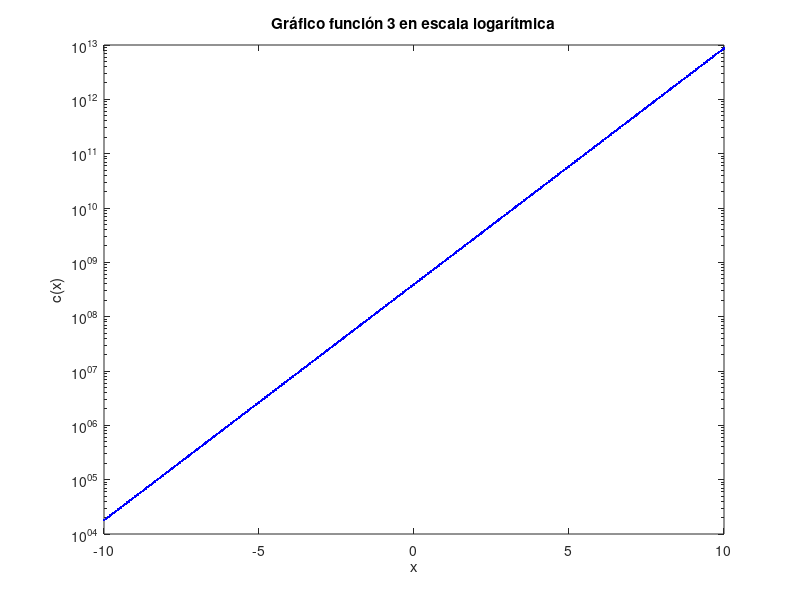

The MATLAB source for this figure:
%Rango de valores
x = 0:0.01:15*pi;

%Función 1

f1 = 8*(log(4*x + 12)/log(5));

%Función 2

f2 = sin((6)*((log(x+9)/log(2)))) + cos(7*(log(4*x+32)/log(6)));


%Gráfico función 1
plot(x,f1, 'r *')
title('Gráfico función 1')
xlabel('x')
ylabel('a(x)')

%Gráfico función 2
plot(x,f2, 'g +')
title('Gráfico función 2')
xlabel('x')
ylabel('b(x)')


%Gráfico en conjunto

hold on 

plot(x,f1, 'r *')
plot(x,f2, 'g +')
title('Gráfico 1 y 2')
xlabel('x')
ylabel('y(x)')
legend('a(x)','b(x)')

hold off

%Función 3

x2 = -10:0.05:10;
f3 = 6*exp(x2+18);

%Gráfico normal f3 
plot(x2,f3, 'b .')
title('Gráfico función 3')
xlabel('x')
ylabel('c(x)')


%Gráfico función 3 escala logarítmica 
semilogy(x2,f3, 'b .')
title ( 'Gráfico función 3 en escala logarítmica' )
xlabel('x')
ylabel('c(x)')